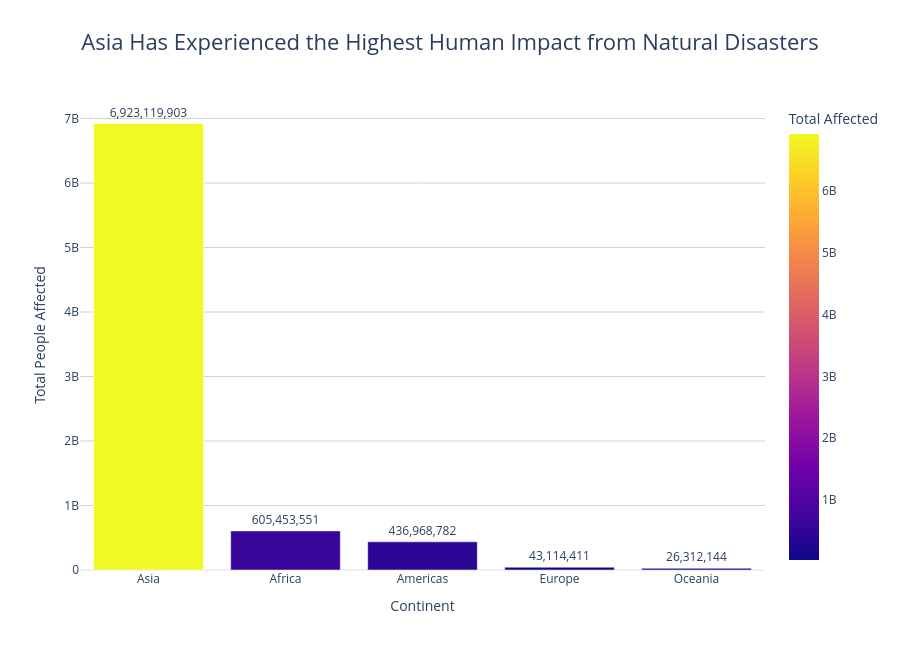

Source (notebook cell):
### Code cell
fig = px.bar(
    continent_impact,
    x="Continent",
    y="Total Affected",
    color="Total Affected",
    text="Total Affected",
    title="Asia Has Experienced the Highest Human Impact from Natural Disasters"
)

fig.update_traces(
    texttemplate="%{text:,.0f}",
    textposition="outside"
)

fig.update_layout(
    template="plotly_white",
    title={
        "text":"Asia Has Experienced the Highest Human Impact from Natural Disasters",
        "x":0.5,
        "font":{"size":22}
    },
    xaxis_title="Continent",
    yaxis_title="Total People Affected",
    showlegend=False,
    xaxis=dict(showgrid=False),
    yaxis=dict(showgrid=True, gridcolor="lightgray"),
    height=650
)

fig.show()

### Figure 1 — Plotly figure (JSON) as saved in the notebook; plotly's stock layout.template omitted (floating-point values rounded to 4 significant figures)
{"data": [{"hovertemplate": "Continent=%{x}<br>Total Affected=%{marker.color}<extra></extra>", "legendgroup": "", "marker": {"color": [6923000000.0, 605500000.0, 437000000.0, 43110000.0, 26310000.0], "coloraxis": "coloraxis", "pattern": {"shape": ""}}, "name": "", "orientation": "v", "showlegend": false, "text": [6923000000.0, 605500000.0, 437000000.0, 43110000.0, 26310000.0], "textposition": "outside", "texttemplate": "%{text:,.0f}", "type": "bar", "x": ["Asia", "Africa", "Americas", "Europe", "Oceania"], "xaxis": "x", "y": [6923000000.0, 605500000.0, 437000000.0, 43110000.0, 26310000.0], "yaxis": "y"}], "layout": {"barmode": "relative", "coloraxis": {"colorbar": {"title": {"text": "Total Affected"}}, "colorscale": [[0, "#0d0887"], [0.1111, "#46039f"], [0.2222, "#7201a8"], [0.3333, "#9c179e"], [0.4444, "#bd3786"], [0.5556, "#d8576b"], [0.6667, "#ed7953"], [0.7778, "#fb9f3a"], [0.8889, "#fdca26"], [1, "#f0f921"]]}, "height": 650, "legend": {"tracegroupgap": 0}, "showlegend": false, "title": {"font": {"size": 22}, "text": "Asia Has Experienced the Highest Human Impact from Natural Disasters", "x": 0.5}, "xaxis": {"anchor": "y", "domain": [0, 1], "showgrid": false, "title": {"text": "Continent"}}, "yaxis": {"anchor": "x", "domain": [0, 1], "gridcolor": "lightgray", "showgrid": true, "title": {"text": "Total People Affected"}}}}
